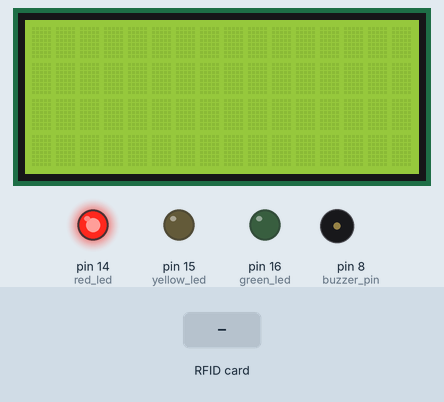
A sketch run on a simulated Arduino Uno, built with avr-gcc and run on an emulated ATmega328P. Shown: 16×4 character LCD, output pins drawn as LEDs (lit = HIGH), buzzer (waves = sounding). The inputs (shaded band) are chosen by the test bench. Pins used as bus, display or sensor lines are not drawn.

Above: at 1.3 s.
1.4 s: RFID card 5E 7A 19 C4 held to the reader
At 2.48 s:
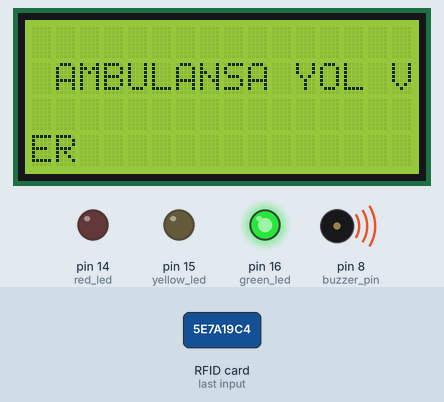
Timing chart, 0 to 10.1 s (numbered marks = the images above; inputs shaded):
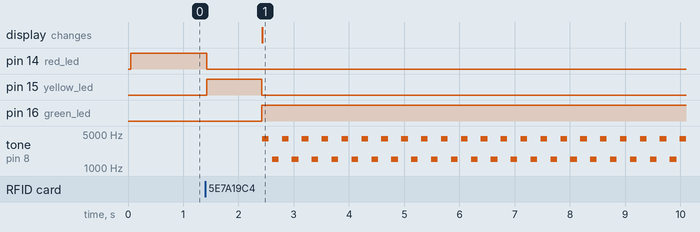

The sketch:

RFIDLCDKOD.ino
```cpp
#include <SPI.h>
#include <RFID.h>
#include <LiquidCrystal.h>

#define SDA_DIO 10
#define RESET_DIO 9

RFID RC522(SDA_DIO, RESET_DIO);

// LED pinleri
const int yellow_led = 15;
const int red_led = 14;
const int green_led = 16;
const int buzzer_pin = 8;

LiquidCrystal lcd(2, 3, 4, 5, 6, 7);

unsigned long timer = 0;
int current_state = 0;

bool rfidTriggered = false;
bool waitingForGreen = false;
bool greenActive = false;
unsigned long greenStartTime = 0;

void playAmbulanceSiren(int pin, int duration_ms) {
  unsigned long start = millis();
  while (millis() - start < duration_ms) {
    tone(pin, 4000); delay(120);
    noTone(pin);     delay(60);
    tone(pin, 1500); delay(120);
    noTone(pin);     delay(60);
  }
}

void setup() {
  Serial.begin(9600);
  SPI.begin();
  RC522.init();

  pinMode(yellow_led, OUTPUT);
  pinMode(red_led, OUTPUT);
  pinMode(green_led, OUTPUT);
  pinMode(buzzer_pin, OUTPUT);

  digitalWrite(buzzer_pin, LOW);
  digitalWrite(red_led, HIGH);
  digitalWrite(yellow_led, LOW);
  digitalWrite(green_led, LOW);

  lcd.begin(16, 4);
  lcd.clear();

  timer = millis();
}

void loop() {
  // Kart okutulursa ve sistem hazırsa
  if (RC522.isCard() && !rfidTriggered && current_state == 0) {
    RC522.readCardSerial();
    rfidTriggered = true;
    waitingForGreen = true;

    digitalWrite(red_led, LOW);
    digitalWrite(yellow_led, HIGH);
    timer = millis(); // 1 saniyelik sarı geçiş süresi başlasın
  }

  // Sarı geçiş süresi bittiğinde yeşile geç
  if (waitingForGreen && millis() - timer >= 1000) {
    waitingForGreen = false;
    greenActive = true;
    greenStartTime = millis();

    digitalWrite(yellow_led, LOW);
    digitalWrite(green_led, HIGH);
    digitalWrite(buzzer_pin, HIGH);

    lcd.clear();
    lcd.setCursor(1, 1);
    lcd.print("AMBULANSA YOL VER");

    // Sireni başlat ama LCD 18 saniyede kapanacak
    playAmbulanceSiren(buzzer_pin, 20000);
  }

  // LCD 18 saniye sonra kapanmalı
  if (greenActive && millis() - greenStartTime >= 18000) {
    lcd.clear();
  }

  // Yeşil 20 saniye dolduysa → sarı → kırmızı
  if (greenActive && millis() - greenStartTime >= 20000) {
    digitalWrite(green_led, LOW);
    digitalWrite(buzzer_pin, LOW);

    digitalWrite(yellow_led, HIGH);
    delay(1000);
    digitalWrite(yellow_led, LOW);

    digitalWrite(red_led, HIGH);

    greenActive = false;
    rfidTriggered = false;
    timer = millis();
  }

  // Normal trafik ışığı döngüsü (kart okutulmamışsa çalışır)
  unsigned long current_time = millis();
  if (!rfidTriggered) {
    switch (current_state) {
      case 0:
        if (current_time - timer >= 15000) {
          digitalWrite(red_led, LOW);
          digitalWrite(yellow_led, HIGH);
          current_state = 1;
          timer = current_time;
        }
        break;
      case 1:
        if (current_time - timer >= 1000) {
          digitalWrite(yellow_led, LOW);
          digitalWrite(green_led, HIGH);
          current_state = 2;
          timer = current_time;
        }
        break;
      case 2:
        if (current_time - timer >= 6000) {
          digitalWrite(green_led, LOW);
          digitalWrite(red_led, HIGH);
          current_state = 0;
          timer = current_time;
        }
        break;
    }
  }
}
```

Measured:
- after the input at 1.4 s, pin 14 (red_led): HIGH → LOW at once; pin 15 (yellow_led): LOW → HIGH at once, → LOW 1.0 s later
